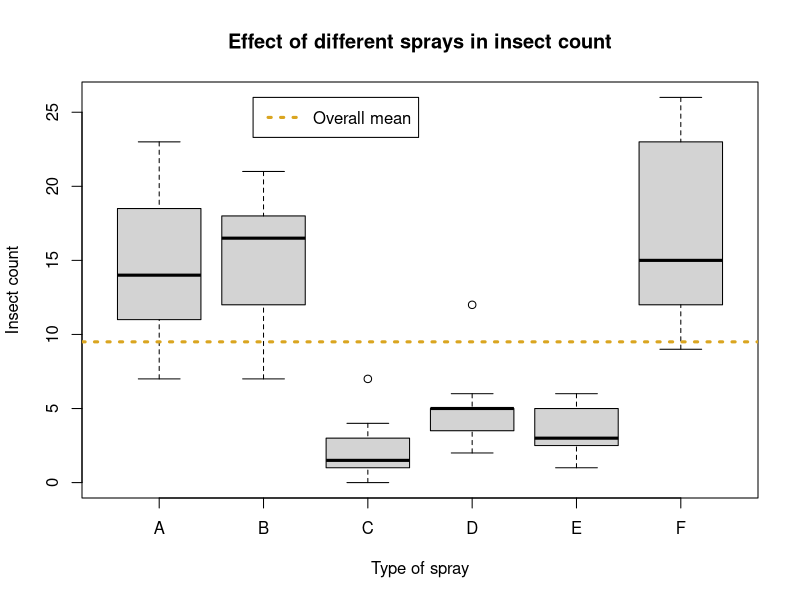

Reproduce this figure in R.
## ---- chunk 1
knitr::opts_chunk$set(echo = TRUE)
## ---- chunk 2
## Q9 - One way ANOVA ####

data("InsectSprays")
head(InsectSprays)
help("InsectSprays")
# data are in Long format - preferred 

m_Q9 = aov(formula = count ~ spray,
           data = InsectSprays)

summary(m_Q9)
# The effect of sprays significantly explains variation in insect counts (1-way ANOVA: F= 34.7, df 5,66, p < 0.0001)



# Sprays A,B and F resulted on counts higher than the overall mean with a wide variation in counts.
# Sprays C, D and F reduced the counts and had much smaller variability in the counts. 

## ---- chunk 3
boxplot(count ~ spray, data = InsectSprays,
        ylab = "Insect count",
        xlab = "Type of spray",
        main = "Effect of different sprays in insect count")

abline(h=mean(InsectSprays$count),
       lty = 3 ,  col = "goldenrod", lwd = 3)

legend(x=1.9, y = 26,
       legend = "Overall mean",
       lty = 3 ,  col = "goldenrod", lwd = 3 )

